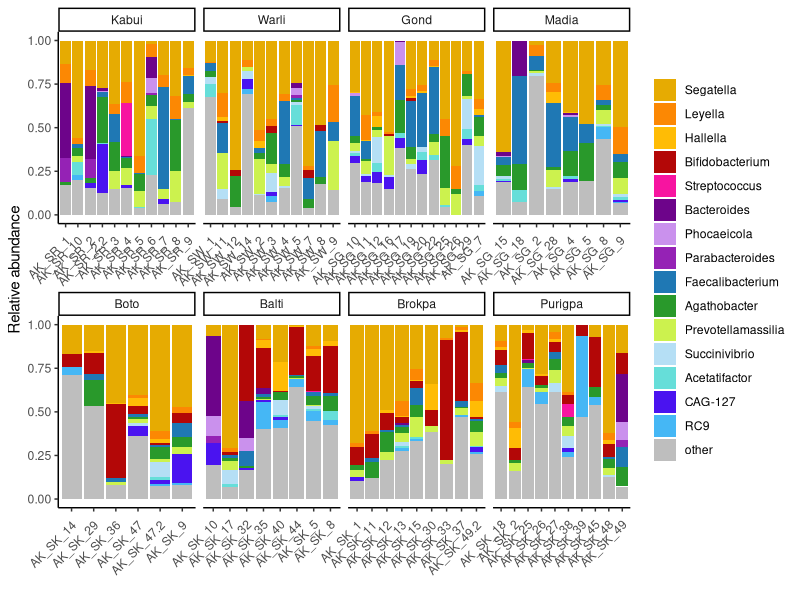
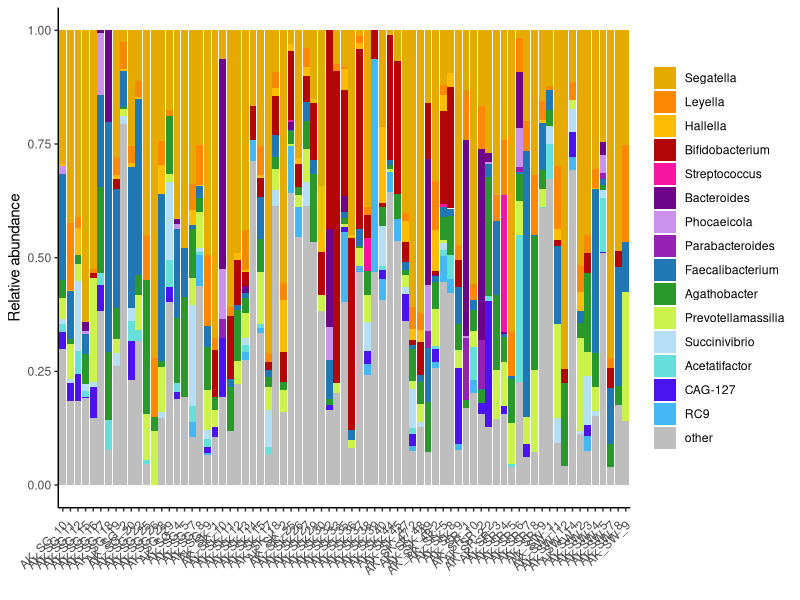

Generate these figures, in order, with R:
library(reshape2)
library(data.table)
library(dplyr)
library(ggplot2)
library(stringr)
library(RColorBrewer)
library(cowplot)
library("pheatmap")
library(viridis)

path = "/Users/emily/Documents/SonnenburgPostdoc/IndianMicrobiome/Revision_October_2025/Github/"
setwd(path)


#####################################################################
### Figure 2 Supplement 3:
#      Stacked bars of metagenomic genera per sample
#####################################################################


##########################################
###  Metagenomic  genus-level abundance 

d<-read.table("Fig2_relab_SRG.csv", header = TRUE, sep = ",",stringsAsFactors = TRUE,numerals="allow.loss") 

### Add metadata
meta <-read.table("sample_metadata.csv", header = TRUE, sep = ",",stringsAsFactors = T) 
meta<-subset(meta,meta$sample %in% d$sample)
meta <- meta %>% mutate(Region = str_replace(Region, "Central", "Deccan Plateau"))
meta <- meta %>% mutate(Region = str_replace(Region, "North-East", "Kabui"))
meta <- meta %>% mutate(Region = str_replace(Region, "North", "Trans-Himalayas"))
meta <- meta %>% mutate(Region = str_replace(Region, "West", "Coast"))
meta <- meta %>% mutate(Region = str_replace(Region, "Kabui", "Northeast Hills"))
meta <- meta %>% mutate(Tribe = str_replace(Tribe, "Gondia", "Gond"))


#### Convert to table with headers: Sample Genus Rel_ab

# Make the empty table 
samples <- unique(d$sample); length(samples)
genera = unique(d$genus); length(genera)
genusRA <- data.frame(matrix(ncol = 3, nrow = length(samples)*length(genera)))
names(genusRA) <- c("Sample","Genus","Rel_ab")

# Fill it 
count=0
for (s in 1:length(samples)){
  sdf <- subset(d,d$sample==samples[[s]]) # for each sample 
  #sdf$rel_ab_adj = sdf$rel_ab*(1/sum(sdf$rel_ab)) # DON'T scale RA to sum to 1 per sample here, because unclassified reads will be mathematically ignored later
  for (t in 1:length(genera)){ # for each genus 
    count = count+1
    genusRA[count,1] = as.character(samples[[s]])
    genusRA[count,2]= as.character(genera[[t]])
    if ( (genera[[t]] %in% sdf$genus)==TRUE){
      rows <- subset(sdf,sdf$genus == genera[[t]]) 
      genusRA[count,3] = sum(rows$rel_ab) 
    } else (genusRA[count,3]=0)
  }
}

# Add metadata
genusRA$Tribe = NA
genusRA$Region = NA 
for (row in 1:nrow(genusRA)){
  samplename = genusRA[row,1]
  tribe <- as.character(subset(meta,meta$sample==samplename)$Tribe)
  region <- as.character(subset(meta,meta$sample==samplename)$Region)
  genusRA[row,4] = tribe
  genusRA[row,5] = region
}

genusRA<-subset(genusRA,genusRA$Genus!="")





##################################################################
#### SELECT TOP GENERA (TO HAVE LABELS/COLORS IN PLOT LEGEND) 
##################################################################

# calculate total abundance per genus, by tribe
totals <- genusRA %>% dplyr::group_by(Genus, Tribe)  %>% dplyr::summarise(mean_Rel_ab = mean(Rel_ab))

# select the most abundant
common_genera <- subset(totals,totals$mean_Rel_ab >= 0.017) 
length(unique(common_genera$Genus))
top_genera = unique(common_genera$Genus)

# To highlight outliers, make sure to include Phocaeicola & Streptococcus 
top_genera = c(top_genera,"Streptococcus","Phocaeicola")
# and remove 2 least-abundant to balance
top_genera = top_genera[ !top_genera == 'Treponema_D']
top_genera = top_genera[ !top_genera == 'Alistipes']

# get abundances for only these genera
d_top = subset(genusRA,genusRA$Genus%in%top_genera) 

## ADD 'OTHER' COLUMN (genera not abundant enough to get their own label):
# First, sum up the abundances per person of genera that DO get a label
labeled_per_person <- d_top %>%
  dplyr::group_by(Sample)  %>%
  dplyr::summarise(percent_with_genus_label = sum(Rel_ab))
mean(labeled_per_person$percent_with_genus_label ) 

# But in metagenomics, each person has a lot of reads unclassified 
classified_per_person <- genusRA %>%
  dplyr::group_by(Sample)  %>%
  dplyr::summarise(percent_with_any_genus_label = sum(Rel_ab))
mean(classified_per_person$percent_with_any_genus_label ) # on average, 49% of the rel_ab gets any genus label

# we can effectively ignore the unclassified by defining 'other' as 'total' (ignoring unclassified) minus 'top'
labeled_per_person$other = classified_per_person$percent_with_any_genus_label-labeled_per_person$percent_with_genus_label 
# these will not sum to 100% because the remaining is unclassified

# Add that sum to d_top in the form of one row per person, where 'genus' = 'other'
dplot <- d_top
for (i in (unique(d_top$Sample))){
  tribe = unique(subset(d_top,d_top$Sample==i)$Tribe)
  region = unique(subset(d_top,d_top$Sample==i)$Region)
  other_number = as.numeric(subset(labeled_per_person,labeled_per_person$Sample==i)[1,3])
  vector = c(i,'other',other_number,tribe,region)
  dplot = rbind(dplot,vector)
}


## Prep dplot for plotting, including setting the order for the genera to appear in the legend                       
temp = c("Segatella","Leyella","Hallella",
         "Bifidobacterium","Streptococcus",
         "Bacteroides","Phocaeicola", "Parabacteroides" ,
         "Faecalibacterium","Agathobacter","Prevotellamassilia","Succinivibrio","Acetatifactor","CAG-127","RC9","other")
dplot$Genus = factor(dplot$Genus,levels=temp)
dplot$Rel_ab = as.numeric(dplot$Rel_ab) #
dplot$Tribe <- factor(dplot$Tribe,
                      levels = c("Kabui","Warli","Gond","Madia","Boto","Balti","Brokpa","Purigpa"))


## Set up colors for the plot
col_list = c("#E6AB02", #  Segatella ]
             '#fc8803',# Leyella  
             '#ffbc05',# Hallella
             '#b30707',# Bifidobacterium    
             "#f714a0", # Streptococcus
             '#6d048a', # Bacteroides ****
             "#ca91ed", #Phocaeicola, ****
             '#9522b5',  #Parabacteroides ****
             "#1F78B4",# Faecalibacterium 
             '#29992b',# Agathobacter
             '#ccf24e',# Prevotellamassilia
            "#b5dff5",# Succinivibrio
              '#66ded9',# Acetatifactor
             '#4a13f0',# CAG-127
             '#45b7f5',# RC9
             'gray'# other
)



#### Plot

s<- ggplot(dplot, aes(fill=Genus, y=Rel_ab, x=Sample)) +  theme_classic() +
  geom_bar(position="fill", stat="identity") + theme(axis.text.x = element_text(angle = 45, vjust = 0.9, hjust=1)) +
  scale_fill_manual("legend",values = col_list)  + ylab("Relative abundance") + xlab("") +
  theme(legend.title=element_blank()) 
L = s + facet_wrap(~Tribe,scales="free_x",nrow=2) # see https://stats.stackexchange.com/questions/24806/dropping-unused-levels-in-facets-with-ggplot2


# ragg::agg_png("Fig2_Supp3.png", width = 7*1.65, height = 6*1.25, units = "in", res = 300)
# L
# dev.off()    
